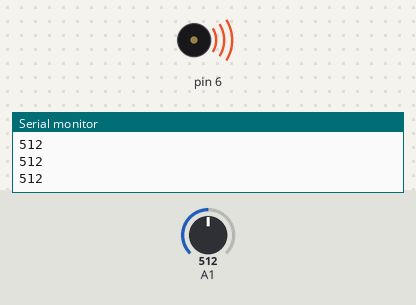
Bench run of a sketch on a simulated Arduino Uno, built with avr-gcc and run on an emulated ATmega328P. Shown: buzzer (waves = sounding), the last lines printed to the serial monitor. The test bench sets the inputs (shaded band); at power-on: A1 = 512.

Above: at 1.2 s.
1.3 s: A1 set to 212
3.5 s: A1 set to 189
At 5.4 s:
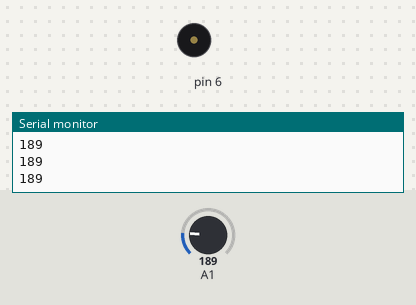
6.0 s: A1 set to 210
At 6.6 s:
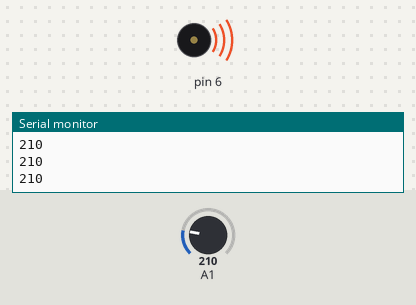
7.5 s: A1 set to 190
At 9.7 s:
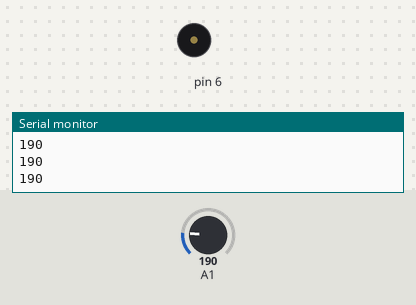
Timing chart, 0 to 11.0 s (numbered marks = the images above; inputs shaded):
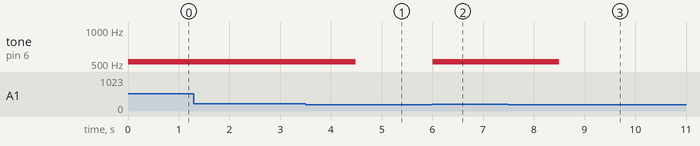

The sketch:

environment_moniorting_system1.ino
```cpp
/*
  ENVIRONMENT MONITORING SYSTEM
*/

int valueofgassensor = 0;

void setup()
{
  pinMode(A1, INPUT);
  Serial.begin(9600);

  pinMode(6, OUTPUT);
}

void loop()
{
  // GAS SENSOR WITH BUZZER
  valueofgassensor = analogRead(A1);
  Serial.println(valueofgassensor);
  if (valueofgassensor > 200) {
    tone(6, 523, 1000); // play tone 60 (C5 = 523 Hz)
  }
  delay(10); // Delay a little bit to improve simulation performance
}
```

Measured:
- the behaviour switches between 201 and 200 on A1 (found by bisection; images 0 and 1)
- after the input at 3.5 s, tone on pin 6: 523 Hz → silent after 0.99 s
- after the input at 6.0 s, tone on pin 6: silent → 523 Hz at once
- after the input at 7.5 s, tone on pin 6: 523 Hz → silent after 1.0 s
